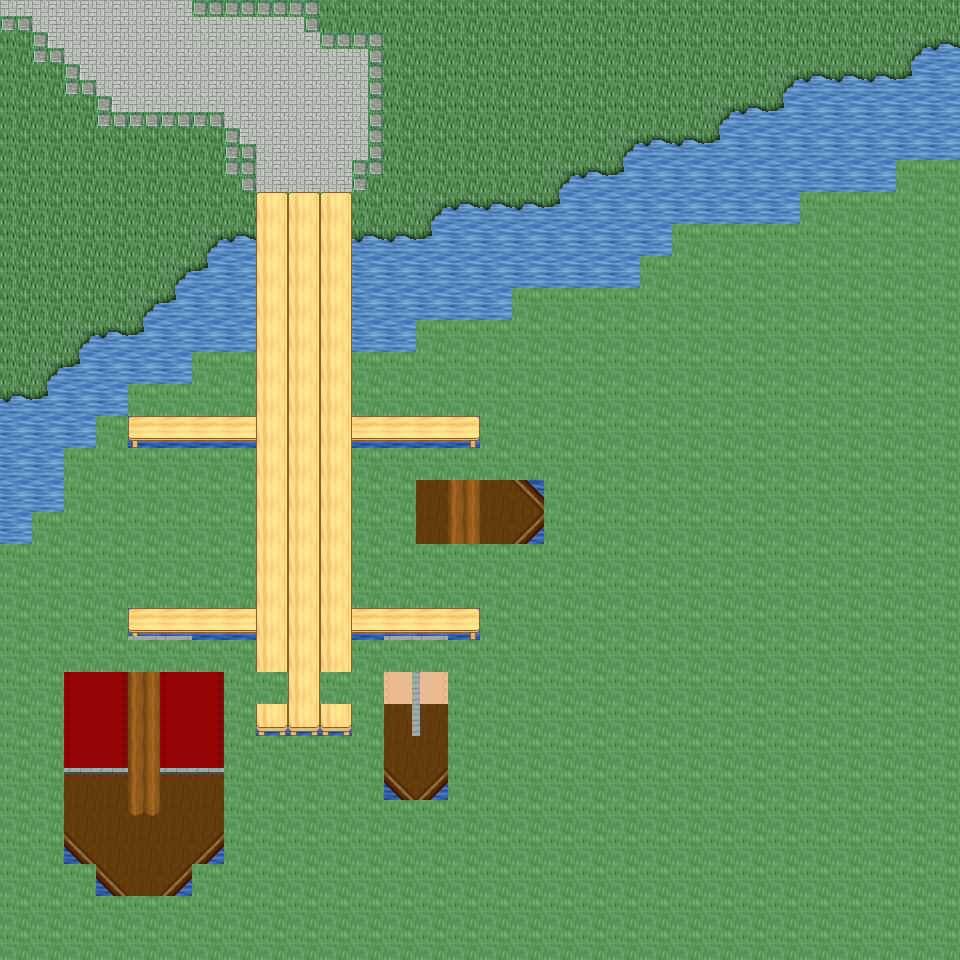

Tiled map render using the project's own tile images. Description and the map definition, with tile-layer contents summarised, below:
An orthogonal 30x30 tile map with 32x32 px tiles, 6 tile layers (Ground, Object, Object2, Above, ...), 28 tilesets and 3 objects (3x mapExit).

<map version="1.0" orientation="orthogonal" renderorder="right-down" width="30" height="30" tilewidth="32" tileheight="32" nextobjectid="4">
  <tileset firstgid="1" name="tileset_ground_ground" tilewidth="32" tileheight="32" tilecount="33" columns="3">
    <image source="../drawable/tileset_ground_ground.png" width="96" height="352" />
  </tileset>
  <tileset firstgid="34" name="tileset_ground_water_pool" tilewidth="32" tileheight="32" tilecount="72" columns="3">
    <image source="../drawable/tileset_ground_water_pool.png" width="96" height="768" />
  </tileset>
  <tileset firstgid="106" name="tileset_plant_flower_daisy_red" tilewidth="32" tileheight="32" tilecount="8" columns="2">
    <image source="../drawable/tileset_plant_flower_daisy_red.png" width="64" height="128" />
  </tileset>
  <tileset firstgid="114" name="tileset_plant_flower_daisy_white" tilewidth="32" tileheight="32" tilecount="8" columns="2">
    <image source="../drawable/tileset_plant_flower_daisy_white.png" width="64" height="128" />
  </tileset>
  <tileset firstgid="122" name="tileset_plant_flower_daisy_yellow" tilewidth="32" tileheight="32" tilecount="8" columns="2">
    <image source="../drawable/tileset_plant_flower_daisy_yellow.png" width="64" height="128" />
  </tileset>
  <tileset firstgid="130" name="tileset_plant_flower_daisy_blue" tilewidth="32" tileheight="32" tilecount="8" columns="2">
    <image source="../drawable/tileset_plant_flower_daisy_blue.png" width="64" height="128" />
  </tileset>
  <tileset firstgid="138" name="tileset_plant_grasses" tilewidth="32" tileheight="32" tilecount="6" columns="3">
    <image source="../drawable/tileset_plant_grasses.png" width="96" height="64" />
  </tileset>
  <tileset firstgid="144" name="tileset_plant_tree_tree_darkgreen" tilewidth="32" tileheight="32" tilecount="88" columns="8">
    <image source="../drawable/tileset_plant_tree_tree_darkgreen.png" width="256" height="352" />
  </tileset>
  <tileset firstgid="232" name="tileset_ground_grass_edges" tilewidth="32" tileheight="32" tilecount="36" columns="12">
    <image source="../drawable/tileset_ground_grass_edges.png" width="384" height="96" />
  </tileset>
  <tileset firstgid="268" name="tileset_ground_grass_corners" tilewidth="32" tileheight="32" tilecount="24" columns="6">
    <image source="../drawable/tileset_ground_grass_corners.png" width="192" height="128" />
  </tileset>
  <tileset firstgid="292" name="tileset_furniture_table_long_side_on_pale" tilewidth="32" tileheight="32" tilecount="3" columns="3">
    <image source="../drawable/tileset_furniture_table_long_side_on_pale.png" width="96" height="32" />
  </tileset>
  <tileset firstgid="295" name="tileset_plant_stump_stump_brown" tilewidth="32" tileheight="32" tilecount="4" columns="2">
    <image source="../drawable/tileset_plant_stump_stump_brown.png" width="64" height="64" />
  </tileset>
  <tileset firstgid="299" name="tileset_item_sign_large" tilewidth="32" tileheight="32" tilecount="15" columns="5">
    <image source="../drawable/tileset_item_sign_large.png" width="160" height="96" />
  </tileset>
  <tileset firstgid="314" name="tileset_plant_stump_small_stump" tilewidth="32" tileheight="32" tilecount="4" columns="2">
    <image source="../drawable/tileset_plant_stump_small_stump.png" width="64" height="64" />
  </tileset>
  <tileset firstgid="318" name="tileset_building_wall_bricked_edges" tilewidth="32" tileheight="32" tilecount="25" columns="5">
    <image source="../drawable/tileset_building_wall_bricked_edges.png" width="160" height="160" />
  </tileset>
  <tileset firstgid="343" name="tileset_logic_creature_orc" tilewidth="32" tileheight="32" tilecount="6" columns="6">
    <image source="../drawable/tileset_logic_creature_orc.png" width="192" height="32" />
  </tileset>
  <tileset firstgid="349" name="tileset_logic_creature_animal" tilewidth="32" tileheight="32" tilecount="32" columns="8">
    <image source="../drawable/tileset_logic_creature_animal.png" width="256" height="128" />
  </tileset>
  <tileset firstgid="381" name="tileset_logic_item_resources" tilewidth="32" tileheight="32" tilecount="6" columns="6">
    <image source="../drawable/tileset_logic_item_resources.png" width="192" height="32" />
  </tileset>
  <tileset firstgid="387" name="tileset_logic_creature_golem" tilewidth="32" tileheight="32" tilecount="4" columns="4">
    <image source="../drawable/tileset_logic_creature_golem.png" width="128" height="32" />
  </tileset>
  <tileset firstgid="391" name="tileset_logic_collision" tilewidth="32" tileheight="32" tilecount="1" columns="1">
    <image source="../drawable/tileset_logic_collision.png" width="32" height="32" />
  </tileset>
  <tileset firstgid="392" name="tileset_object_boat" tilewidth="32" tileheight="32" tilecount="42" columns="6">
    <image source="../drawable/tileset_object_boat.png" width="192" height="224" />
  </tileset>
  <tileset firstgid="434" name="tileset_furniture_table_long_front_on_pale" tilewidth="32" tileheight="32" tilecount="3" columns="1">
    <image source="../drawable/tileset_furniture_table_long_front_on_pale.png" width="32" height="96" />
  </tileset>
  <tileset firstgid="437" name="tileset_ground_green_paving" tilewidth="32" tileheight="32" tilecount="18" columns="3">
    <image source="../drawable/tileset_ground_green_paving.png" width="96" height="192" />
  </tileset>
  <tileset firstgid="455" name="tileset_logic_protection" tilewidth="32" tileheight="32" tilecount="2" columns="2">
    <image source="../drawable/tileset_logic_protection.png" width="64" height="32" />
  </tileset>
  <tileset firstgid="457" name="tileset_furniture_bed_double_peach" tilewidth="32" tileheight="32" tilecount="8" columns="2">
    <image source="../drawable/tileset_furniture_bed_double_peach.png" width="64" height="128" />
  </tileset>
  <tileset firstgid="465" name="tileset_furniture_bed_double_red" tilewidth="32" tileheight="32" tilecount="8" columns="2">
    <image source="../drawable/tileset_furniture_bed_double_red.png" width="64" height="128" />
  </tileset>
  <tileset firstgid="473" name="tileset_logic_creature_undead_skeleton" tilewidth="32" tileheight="32" tilecount="6" columns="6">
    <image source="../drawable/tileset_logic_creature_undead_skeleton.png" width="192" height="32" />
  </tileset>
  <tileset firstgid="479" name="tileset_logic_creature_undead_specter" tilewidth="32" tileheight="32" tilecount="6" columns="6">
    <image source="../drawable/tileset_logic_creature_undead_specter.png" width="192" height="32" />
  </tileset>
  <layer name="Ground" width="30" height="30">
    <data>[900 cells, 900 non-empty, 7 distinct tile ids]</data>
  </layer>
  <layer name="Object" width="30" height="30">
    <data>[900 cells, 223 non-empty, 34 distinct tile ids]</data>
  </layer>
  <layer name="Object2" width="30" height="30">
    <data>[900 cells, 6 non-empty, 5 distinct tile ids]</data>
  </layer>
  <layer name="Above" width="30" height="30">
    <data>[900 cells, 33 non-empty, 7 distinct tile ids]</data>
  </layer>
  <layer name="Above2" width="30" height="30">
    <data>[900 cells, 4 non-empty, 2 distinct tile ids]</data>
  </layer>
  <layer name="Walkable" width="30" height="30">
    <data>[900 cells, 510 non-empty, 1 distinct tile ids]</data>
  </layer>
  <objectgroup name="MapEvents">
    <object id="1" name="north" type="mapExit" x="0" y="0" width="960" height="32">
      <properties>
        <property name="map" value="level_0_x207_y78" />
        <property name="x" value="0" />
        <property name="y" value="28" />
      </properties>
    </object>
    <object id="2" name="west" type="mapExit" x="0" y="0" width="32" height="544">
      <properties>
        <property name="map" value="level_0_x206_y79" />
        <property name="x" value="28" />
        <property name="y" value="0" />
      </properties>
    </object>
    </objectgroup>
</map>
<!-- 1 of 3 objects omitted -->
